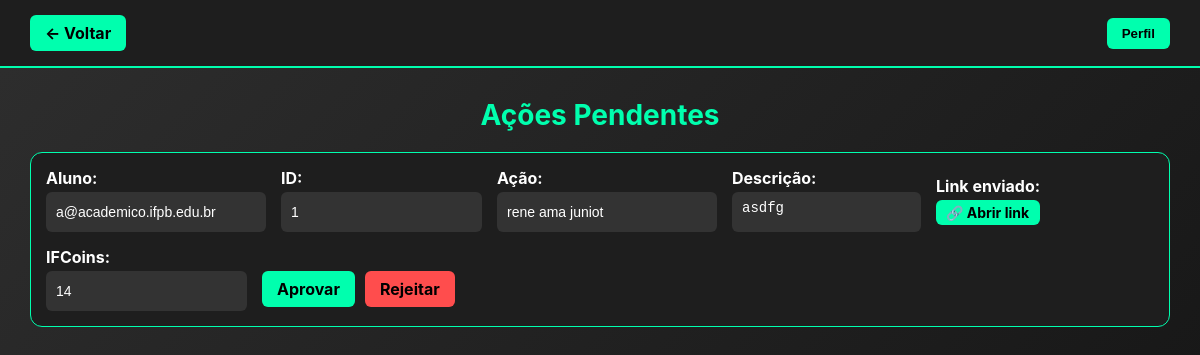
The app's page /avaliador/acoesenviadas (signed in) with its own data.
### models/modelosDB.py (models this page shows, shortened)
class AcaoRealizadaAlunoDB(Base):
    __tablename__ = 'acoes_realizadas'
    id = Column(Integer, primary_key=True)
    email_aluno = Column(String, ForeignKey('alunos.email'))
    id_acao = Column(Integer, ForeignKey('acoes.id'))
    comentarios_aluno = Column(String)
    link = Column(String, nullable=True)
    valor = Column(Integer, default=0)
    status = Column(String, default='pendente')  # pendente/aprovada/rejeitada
    data_envio = Column(DateTime, default=datetime.now())
    aluno = relationship("AlunoDB", back_populates="acoes_realizadas")
    acao = relationship("AcaoDB", back_populates="acoes_realizadas")

class AcaoDB(Base):
    __tablename__ = 'acoes'
    id = Column(Integer, primary_key=True)
    nome = Column(String)
    descricao = Column(String)
    valor = Column(Integer, default=0)
    acoes_realizadas = relationship("AcaoRealizadaAlunoDB", back_populates="acao")

### blueprints/avaliador_bp.py (the view)
@avaliador_bp.route('/acoesenviadas', methods=['GET'])
def acoes_enviadas():
    email = session.get('user')
    role = session.get('role')
    if not email or role != 'avaliador':
        flash("Faça login como avaliador para acessar esta página.")
        return redirect(url_for('login'))
    acoes = acao_realizadasDAO.listar_pendentes() # Listar ações pendentes
    return render_template('avaliador/acoes_enviadas.html', acoes=acoes)

### database/database.py (called while the page is built)
    def listar_pendentes(self):
        return self.session.query(AcaoRealizadaAlunoDB).filter_by(status='pendente').all()

### templates/avaliador/acoes_enviadas.html (shortened to what this page needs)
<!DOCTYPE html>
<html lang="pt-BR">
<head>
    <link rel="stylesheet" href="{{ url_for('static', filename='css/avaliador/acoes_enviadas.css') }}">
</head>
<body>
<div class="top-row-fixed">
    <a href="{{ url_for('avaliador.avaliador_pagina') }}" class="back-btn neon-btn">← Voltar</a>
    <button id="open-profile" class="pill-profile neon-btn">Perfil</button>
</div>
<main class="canvas">
    <div class="title">Ações Pendentes</div>
    {% if acoes|length == 0 %}
        <div class="empty-message">Nenhuma ação pendente de avaliação.</div>
    {% else %}
        {% for acao in acoes %}
            <div class="card horizontal-card">
                <form class="action-form horizontal-form" method="POST" action="{{ url_for('avaliador.aprovar_acao', id_acao=acao.id) }}">
                    <div class="form-group">
                        <label>Aluno:</label>
                        <input type="text" value="{{ acao.email_aluno }}" disabled>
                    </div>
                    <div class="form-group id-group">
                        <label>ID:</label>
                        <input type="text" class="input-id" value="{{ acao.id }}" disabled>
                    </div>
                    <div class="form-group">
                        <label>Ação:</label>
                        <input type="text" value="{{ acao.acao.nome if acao.acao else 'Sem nome' }}" disabled>
                    </div>
                    <div class="form-group desc-group">
                        <label>Descrição:</label>
                        <textarea rows="1" class="single-line-textarea" disabled>{{ acao.comentarios_aluno or 'Sem descrição' }}</textarea>
                    </div>
                    {% if acao.link %}
                        <div class="form-group">
                            <label>Link enviado:</label>
                            <a href="{{ acao.link }}" target="_blank" class="mini-btn neon-btn">🔗 Abrir link</a>
                        </div>
                    {% endif %}
                    <div class="form-group">
                        <label>IFCoins:</label>
                        <input type="number" value="{{ acao.acao.valor if acao.acao else 0 }}" name="valor" disabled>
                    </div>
                    <div class="form-actions horizontal-buttons">
                        <a href="{{ url_for('avaliador.aprovar_acao', id_acao=acao.id) }}" class="pill-btn approve-btn neon-btn">Aprovar</a>
                        <a href="{{ url_for('avaliador.rejeitar_acao', id_acao=acao.id) }}" class="pill-btn reject-btn neon-red-btn">Rejeitar</a>
                    </div>
                </form>
            </div>
            <br>
        {% endfor %}
    {% endif %}
</main>
</body>
</html>

### static/css/avaliador/acoes_enviadas.css (style rules this page uses)
* { margin: 0; padding: 0; box-sizing: border-box; }
body { font-family: 'Inter', sans-serif; background: linear-gradient(135deg, #2e2e2e, #121212); color: white; min-height: 100vh; }
.top-row-fixed { display: flex; justify-content: space-between; align-items: center; padding: 15px 30px; background-color: #1e1e1e; position: sticky; top: 0; z-index: 100; border-bottom: 2px solid #00ffae; }
.neon-btn { background-color: #00ffae; color: black; font-weight: bold; padding: 8px 15px; border-radius: 6px; text-decoration: none; border: none; cursor: pointer; transition: 0.3s; }
.canvas { padding: 30px; }
.title { font-size: 28px; font-weight: bold; color: #00ffae; margin-bottom: 20px; text-align: center; }
.card.horizontal-card { display: flex; flex-direction: row; flex-wrap: wrap; gap: 15px; padding: 15px; border: 1px solid #00ffae; border-radius: 12px; background-color: #1e1e1e; }
.horizontal-form { display: flex; flex-direction: row; flex-wrap: wrap; gap: 15px; width: 100%; align-items: center; }
.horizontal-form .form-group { display: flex; flex-direction: column; }
.horizontal-form .form-group input, .horizontal-form .form-group textarea { padding: 6px 10px; border-radius: 6px; border: none; background-color: #333; color: white; font-size: 14px; height: 40px; line-height: 20px; }
.horizontal-form .form-group textarea.single-line-textarea { resize: none; overflow: hidden; }
.form-group.id-group { display: flex; flex-direction: column; align-items: flex-start; }
.input-id { width: auto; min-width: 40px; max-width: 220px; padding: 6px 10px; text-align: left; }
.horizontal-form .form-group:nth-child(1), .horizontal-form .form-group:nth-child(3) { min-width: 220px; }
.mini-btn { display: inline-block; text-decoration: none; padding: 4px 10px; border-radius: 6px; font-size: 14px; transition: 0.3s; }
.form-actions.horizontal-buttons { display: flex; gap: 10px; align-items: center; justify-content: flex-end; }
.approve-btn.neon-btn { background-color: #00ffae; color: black; font-weight: bold; padding: 8px 15px; border-radius: 6px; border: none; cursor: pointer; transition: 0.3s; text-decoration: none; margin-top: auto; }
.reject-btn.neon-red-btn { background-color: #ff4d4d; color: black; font-weight: bold; padding: 8px 15px; border-radius: 6px; border: none; cursor: pointer; transition: 0.3s; text-decoration: none; text-align: center; margin-top: 20px; }
.form-group label { display: block; margin-bottom: 4px; font-weight: bold; color: #fff; }

### records on screen
AcaoRealizadaAlunoDB: email_aluno "a@academico.ifpb.edu.br", id "1", acao "rene ama juniot", comentarios_aluno "asdfg", valor "14"
